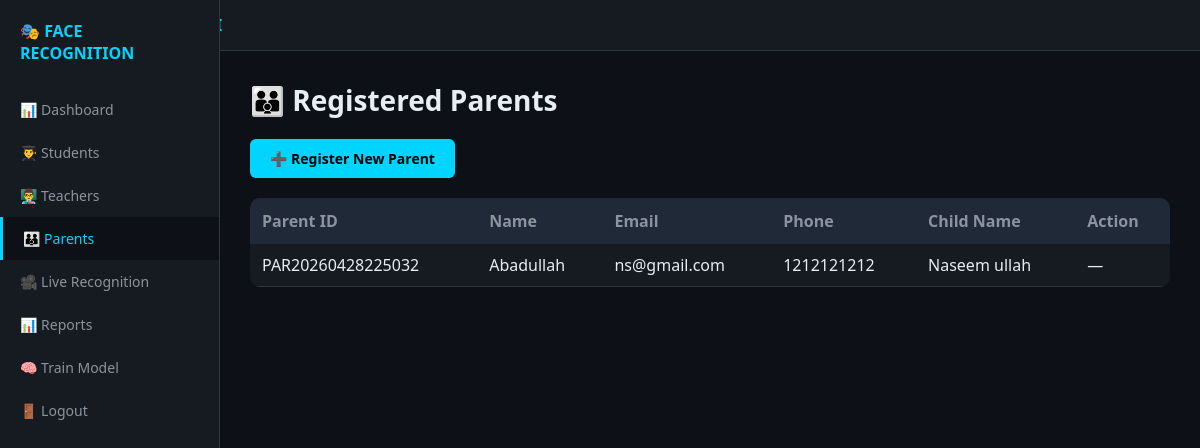
The app's page /parents (signed in) with its own data.
### tables this page shows
CREATE TABLE parents (
            id INTEGER PRIMARY KEY AUTOINCREMENT,
            parent_id VARCHAR(20) UNIQUE,
            name VARCHAR(100),
            email VARCHAR(100) UNIQUE,
            phone VARCHAR(15),
            password_hash VARCHAR(255),
            cnic VARCHAR(13),
            address TEXT,
            is_active BOOLEAN DEFAULT 1,
            created_at TIMESTAMP DEFAULT CURRENT_TIMESTAMP
        );

CREATE TABLE students (
            id INTEGER PRIMARY KEY AUTOINCREMENT,
            student_id VARCHAR(20) UNIQUE NOT NULL,
            roll_number VARCHAR(20) NOT NULL,
            name VARCHAR(100) NOT NULL,
            class_name VARCHAR(50) NOT NULL,
            section VARCHAR(10),
            email VARCHAR(100),
            phone VARCHAR(15),
            father_name VARCHAR(100),
            registration_date DATE DEFAULT CURRENT_DATE,
            is_active BOOLEAN DEFAULT 1,
            face_encoding BLOB,
            created_at TIMESTAMP DEFAULT CURRENT_TIMESTAMP,
            UNIQUE(class_name, roll_number)
        );

### app.py (the view)
@app.route('/parents')
@login_required
def manage_parents():
    conn = sqlite3.connect(DB_PATH)
    cursor = conn.cursor()
    cursor.execute('''
        SELECT p.id, p.parent_id, p.name, p.email, p.phone, s.name as student_name
        FROM parents p
        JOIN student_parents sp ON p.id = sp.parent_id
        JOIN students s ON sp.student_id = s.id
    ''')
    parents = cursor.fetchall()
    conn.close()
    return render_template('parents.html', parents=parents)

### app.py (called while the page is built)
@login_manager.user_loader
def load_user(user_id):
    conn = sqlite3.connect(DB_PATH)
    cursor = conn.cursor()
    cursor.execute('SELECT id, teacher_id, username, name, department FROM teachers WHERE id = ?', (user_id,))
    user = cursor.fetchone()
    conn.close()
    if user:
        return User(user[0], user[1], user[2], user[3], user[4])
    return None

### templates/parents.html (shortened to what this page needs)
<!DOCTYPE html>
<html lang="en">
<head>
</head>
<body>
    <div class="navbar">
        <h2>🎭 FACE RECOGNITION AI</h2>
    </div>
    <div class="sidebar" id="sidebar">
        <h2>🎭 FACE RECOGNITION</h2>
        <a href="/dashboard">📊 Dashboard</a>
        <a href="/students">👨‍🎓 Students</a>
        <a href="/teachers">👨‍🏫 Teachers</a>
        <a href="/parents" class="active">👪 Parents</a>
        <a href="/attendance/live">🎥 Live Recognition</a>
        <a href="/attendance/report">📊 Reports</a>
        <a href="/train">🧠 Train Model</a>
        <a href="/logout">🚪 Logout</a>
    </div>
    <div class="main">
        <h1>👪 Registered Parents</h1>
        <a href="/parent/register" class="btn">➕ Register New Parent</a>
        <div class="table-wrap">
            <table>
                <thead>
                    <tr><th>Parent ID</th><th>Name</th><th>Email</th><th>Phone</th><th>Child Name</th><th>Action</th></tr>
                </thead>
                <tbody>
                    {% for parent in parents %}
                    <tr>
                        <td>{{ parent[1] }}</td>
                        <td>{{ parent[2] }}</td>
                        <td>{{ parent[3] }}</td>
                        <td>{{ parent[4] }}</td>
                        <td>{{ parent[5] }}</td>
                        <td>—</td>
                    </tr>
                    {% else %}
                    <tr><td colspan="6" style="text-align:center;">No parents registered</td></tr>
                    {% endfor %}
                </tbody>
            </table>
        </div>
    </div>
</body>
</html>

### templates/parents.html (style rules this page uses)
* { margin: 0; padding: 0; box-sizing: border-box; }
body { background: #0d1117; font-family: 'Segoe UI', sans-serif; color: #e6edf3; }
.navbar { background: #161b22; padding: 14px 20px; display: flex; justify-content: space-between; border-bottom: 1px solid #30363d; }
.navbar h2 { color: #00d4ff; font-size: 16px; }
.sidebar { width: 220px; background: #161b22; height: 100vh; position: fixed; top: 0; left: 0; padding: 20px 0; border-right: 1px solid #30363d; }
.sidebar h2 { color: #00d4ff; padding: 0 20px; font-size: 16px; margin-bottom: 24px; }
.sidebar a { display: block; padding: 12px 20px; color: #8b949e; text-decoration: none; font-size: 14px; }
.sidebar a:hover, .sidebar a.active { color: #00d4ff; background: #0d1117; border-left: 3px solid #00d4ff; }
.main { margin-left: 220px; padding: 30px; }
h1 { font-size: 28px; margin-bottom: 20px; }
.btn { padding: 10px 20px; border-radius: 6px; border: none; font-size: 14px; font-weight: bold; cursor: pointer; text-decoration: none; display: inline-block; background: #00d4ff; color: #000; margin-bottom: 20px; }
table { width: 100%; border-collapse: collapse; background: #161b22; border-radius: 10px; overflow: hidden; }
th { background: #1f2937; padding: 12px; text-align: left; color: #8b949e; }
td { padding: 10px 12px; border-bottom: 1px solid #30363d; }

### records on screen
parents: parent "PAR20260428225032", name "Abadullah", email "ns@gmail.com", phone "1212121212", name "Naseem ullah"
